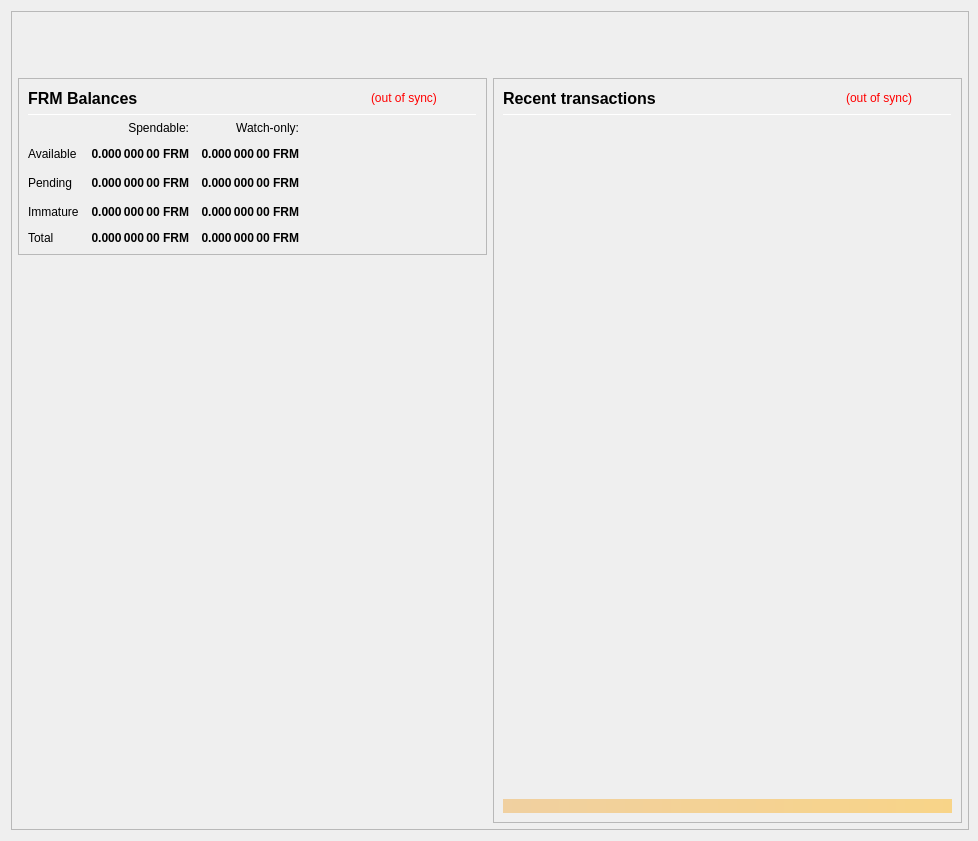
<?xml version="1.0" encoding="UTF-8"?>
<ui version="4.0">
 <class>OverviewPage</class>
 <widget class="QWidget" name="OverviewPage">
  <property name="geometry">
   <rect>
    <x>0</x>
    <y>0</y>
    <width>978</width>
    <height>841</height>
   </rect>
  </property>
  <property name="minimumSize">
   <size>
    <width>960</width>
    <height>682</height>
   </size>
  </property>
  <property name="font">
   <font>
    <weight>50</weight>
    <bold>false</bold>
   </font>
  </property>
  <property name="windowTitle">
   <string>Form</string>
  </property>
  <layout class="QVBoxLayout" name="topLayout" stretch="0">
   <property name="rightMargin">
    <number>9</number>
   </property>
   <item>
    <widget class="QFrame" name="frame_BG">
     <property name="minimumSize">
      <size>
       <width>850</width>
       <height>610</height>
      </size>
     </property>
     <property name="maximumSize">
      <size>
       <width>16777215</width>
       <height>16777215</height>
      </size>
     </property>
     <property name="frameShape">
      <enum>QFrame::StyledPanel</enum>
     </property>
     <property name="frameShadow">
      <enum>QFrame::Raised</enum>
     </property>
     <layout class="QVBoxLayout" name="verticalLayout_3" stretch="0">
      <property name="leftMargin">
       <number>0</number>
      </property>
      <property name="topMargin">
       <number>0</number>
      </property>
      <property name="rightMargin">
       <number>0</number>
      </property>
      <property name="bottomMargin">
       <number>6</number>
      </property>
      <item>
       <layout class="QVBoxLayout" name="verticalLayout_Master" stretch="0,1">
        <property name="leftMargin">
         <number>0</number>
        </property>
        <property name="topMargin">
         <number>0</number>
        </property>
        <property name="rightMargin">
         <number>0</number>
        </property>
        <property name="bottomMargin">
         <number>0</number>
        </property>
        <item>
         <widget class="QFrame" name="frame_Header">
          <layout class="QVBoxLayout" name="verticalLayout_Header" stretch="0">
           <property name="leftMargin">
            <number>0</number>
           </property>
           <property name="topMargin">
            <number>0</number>
           </property>
           <property name="rightMargin">
            <number>0</number>
           </property>
           <property name="bottomMargin">
            <number>0</number>
           </property>
           <item>
            <layout class="QHBoxLayout" name="horizontalLayout_Header" stretch="1,0">
             <property name="spacing">
              <number>6</number>
             </property>
             <item>
              <spacer name="horizontalSpacer_Header">
               <property name="orientation">
                <enum>Qt::Horizontal</enum>
               </property>
               <property name="sizeHint" stdset="0">
                <size>
                 <width>40</width>
                 <height>20</height>
                </size>
               </property>
              </spacer>
             </item>
             <item>
              <widget class="QLabel" name="labelOverviewHeaderRight">
               <property name="minimumSize">
                <size>
                 <width>464</width>
                 <height>60</height>
                </size>
               </property>
               <property name="maximumSize">
                <size>
                 <width>16777215</width>
                 <height>60</height>
                </size>
               </property>
               <property name="font">
                <font>
                 <pointsize>14</pointsize>
                </font>
               </property>
               <property name="text">
                <string/>
               </property>
               <property name="alignment">
                <set>Qt::AlignRight|Qt::AlignTrailing|Qt::AlignVCenter</set>
               </property>
              </widget>
             </item>
            </layout>
           </item>
          </layout>
         </widget>
        </item>
        <item>
         <widget class="QFrame" name="frame_Content">
          <layout class="QVBoxLayout" name="verticalLayout_Content">
           <property name="leftMargin">
            <number>6</number>
           </property>
           <property name="topMargin">
            <number>0</number>
           </property>
           <property name="rightMargin">
            <number>6</number>
           </property>
           <property name="bottomMargin">
            <number>0</number>
           </property>
           <item>
            <layout class="QHBoxLayout" name="horizontalLayout_Content" stretch="1,1">
             <property name="spacing">
              <number>6</number>
             </property>
             <item>
              <layout class="QVBoxLayout" name="verticalLayout_left" stretch="0,0">
               <item>
                <widget class="QFrame" name="frameBalances">
                 <property name="frameShape">
                  <enum>QFrame::StyledPanel</enum>
                 </property>
                 <property name="frameShadow">
                  <enum>QFrame::Raised</enum>
                 </property>
                 <layout class="QVBoxLayout" name="verticalLayout_4">
                  <item>
                   <layout class="QHBoxLayout" name="hlBalancesHeader" stretch="2,0,0">
                    <property name="spacing">
                     <number>6</number>
                    </property>
                    <item>
                     <widget class="QLabel" name="labelBalances">
                      <property name="minimumSize">
                       <size>
                        <width>0</width>
                        <height>0</height>
                       </size>
                      </property>
                      <property name="font">
                       <font>
                        <pointsize>12</pointsize>
                        <weight>75</weight>
                        <bold>true</bold>
                       </font>
                      </property>
                      <property name="text">
                       <string>FRM Balances</string>
                      </property>
                     </widget>
                    </item>
                    <item>
                     <widget class="QLabel" name="labelWalletStatus">
                      <property name="cursor">
                       <cursorShape>WhatsThisCursor</cursorShape>
                      </property>
                      <property name="toolTip">
                       <string>The displayed information may be out of date. Your wallet automatically synchronizes with the Feirm network after a connection is established, but this process has not completed yet.</string>
                      </property>
                      <property name="styleSheet">
                       <string notr="true">QLabel { color: red; }</string>
                      </property>
                      <property name="text">
                       <string notr="true">(out of sync)</string>
                      </property>
                      <property name="alignment">
                       <set>Qt::AlignLeading|Qt::AlignLeft|Qt::AlignVCenter</set>
                      </property>
                     </widget>
                    </item>
                    <item>
                     <spacer name="hsBalancesHeader">
                      <property name="orientation">
                       <enum>Qt::Horizontal</enum>
                      </property>
                      <property name="sizeHint" stdset="0">
                       <size>
                        <width>40</width>
                        <height>20</height>
                       </size>
                      </property>
                     </spacer>
                    </item>
                   </layout>
                  </item>
                  <item>
                   <widget class="Line" name="lineBalances">
                    <property name="minimumSize">
                     <size>
                      <width>0</width>
                      <height>1</height>
                     </size>
                    </property>
                    <property name="maximumSize">
                     <size>
                      <width>16777215</width>
                      <height>1</height>
                     </size>
                    </property>
                    <property name="orientation">
                     <enum>Qt::Horizontal</enum>
                    </property>
                   </widget>
                  </item>
                  <item>
                   <layout class="QGridLayout" name="gridLayout">
                    <property name="spacing">
                     <number>12</number>
                    </property>
                    <item row="2" column="2">
                     <widget class="QLabel" name="labelWatchPending">
                      <property name="font">
                       <font>
                        <weight>75</weight>
                        <bold>true</bold>
                       </font>
                      </property>
                      <property name="cursor">
                       <cursorShape>ArrowCursor</cursorShape>
                      </property>
                      <property name="toolTip">
                       <string>Unconfirmed transactions to watch-only addresses</string>
                      </property>
                      <property name="text">
                       <string notr="true">0.000 000 00 FRM</string>
                      </property>
                      <property name="alignment">
                       <set>Qt::AlignRight|Qt::AlignTrailing|Qt::AlignVCenter</set>
                      </property>
                      <property name="textInteractionFlags">
                       <set>Qt::NoTextInteraction</set>
                      </property>
                     </widget>
                    </item>
                    <item row="2" column="1">
                     <widget class="QLabel" name="labelUnconfirmed">
                      <property name="font">
                       <font>
                        <weight>75</weight>
                        <bold>true</bold>
                       </font>
                      </property>
                      <property name="cursor">
                       <cursorShape>ArrowCursor</cursorShape>
                      </property>
                      <property name="toolTip">
                       <string>Total of transactions that have yet to be confirmed, and do not yet count toward the spendable balance</string>
                      </property>
                      <property name="text">
                       <string notr="true">0.000 000 00 FRM</string>
                      </property>
                      <property name="alignment">
                       <set>Qt::AlignRight|Qt::AlignTrailing|Qt::AlignVCenter</set>
                      </property>
                      <property name="textInteractionFlags">
                       <set>Qt::NoTextInteraction</set>
                      </property>
                     </widget>
                    </item>
                    <item row="3" column="2">
                     <widget class="QLabel" name="labelWatchImmature">
                      <property name="font">
                       <font>
                        <weight>75</weight>
                        <bold>true</bold>
                       </font>
                      </property>
                      <property name="cursor">
                       <cursorShape>ArrowCursor</cursorShape>
                      </property>
                      <property name="toolTip">
                       <string>Staked or masternode rewards in watch-only addresses that has not yet matured</string>
                      </property>
                      <property name="text">
                       <string notr="true">0.000 000 00 FRM</string>
                      </property>
                      <property name="alignment">
                       <set>Qt::AlignRight|Qt::AlignTrailing|Qt::AlignVCenter</set>
                      </property>
                      <property name="textInteractionFlags">
                       <set>Qt::NoTextInteraction</set>
                      </property>
                     </widget>
                    </item>
                    <item row="4" column="0">
                     <widget class="QLabel" name="labelTotalText">
                      <property name="text">
                       <string>Total</string>
                      </property>
                      <property name="textInteractionFlags">
                       <set>Qt::NoTextInteraction</set>
                      </property>
                     </widget>
                    </item>
                    <item row="3" column="1">
                     <widget class="QLabel" name="labelImmature">
                      <property name="font">
                       <font>
                        <weight>75</weight>
                        <bold>true</bold>
                       </font>
                      </property>
                      <property name="cursor">
                       <cursorShape>ArrowCursor</cursorShape>
                      </property>
                      <property name="toolTip">
                       <string>Staked or masternode rewards that has not yet matured</string>
                      </property>
                      <property name="text">
                       <string notr="true">0.000 000 00 FRM</string>
                      </property>
                      <property name="alignment">
                       <set>Qt::AlignRight|Qt::AlignTrailing|Qt::AlignVCenter</set>
                      </property>
                      <property name="textInteractionFlags">
                       <set>Qt::NoTextInteraction</set>
                      </property>
                     </widget>
                    </item>
                    <item row="2" column="3">
                     <spacer name="hsBalances">
                      <property name="orientation">
                       <enum>Qt::Horizontal</enum>
                      </property>
                      <property name="sizeHint" stdset="0">
                       <size>
                        <width>40</width>
                        <height>20</height>
                       </size>
                      </property>
                     </spacer>
                    </item>
                    <item row="3" column="0">
                     <widget class="QLabel" name="labelImmatureText">
                      <property name="text">
                       <string>Immature</string>
                      </property>
                      <property name="textInteractionFlags">
                       <set>Qt::NoTextInteraction</set>
                      </property>
                     </widget>
                    </item>
                    <item row="4" column="1">
                     <widget class="QLabel" name="labelTotal">
                      <property name="font">
                       <font>
                        <weight>75</weight>
                        <bold>true</bold>
                       </font>
                      </property>
                      <property name="cursor">
                       <cursorShape>ArrowCursor</cursorShape>
                      </property>
                      <property name="toolTip">
                       <string>Your current total balance</string>
                      </property>
                      <property name="text">
                       <string notr="true">0.000 000 00 FRM</string>
                      </property>
                      <property name="alignment">
                       <set>Qt::AlignRight|Qt::AlignTrailing|Qt::AlignVCenter</set>
                      </property>
                      <property name="textInteractionFlags">
                       <set>Qt::NoTextInteraction</set>
                      </property>
                     </widget>
                    </item>
                    <item row="4" column="2">
                     <widget class="QLabel" name="labelWatchTotal">
                      <property name="font">
                       <font>
                        <weight>75</weight>
                        <bold>true</bold>
                       </font>
                      </property>
                      <property name="cursor">
                       <cursorShape>ArrowCursor</cursorShape>
                      </property>
                      <property name="toolTip">
                       <string>Current total balance in watch-only addresses</string>
                      </property>
                      <property name="text">
                       <string notr="true">0.000 000 00 FRM</string>
                      </property>
                      <property name="alignment">
                       <set>Qt::AlignRight|Qt::AlignTrailing|Qt::AlignVCenter</set>
                      </property>
                      <property name="textInteractionFlags">
                       <set>Qt::NoTextInteraction</set>
                      </property>
                     </widget>
                    </item>
                    <item row="0" column="2">
                     <widget class="QLabel" name="labelWatchonly">
                      <property name="text">
                       <string>Watch-only:</string>
                      </property>
                      <property name="alignment">
                       <set>Qt::AlignRight|Qt::AlignTrailing|Qt::AlignVCenter</set>
                      </property>
                     </widget>
                    </item>
                    <item row="1" column="0">
                     <widget class="QLabel" name="labelBalanceText">
                      <property name="text">
                       <string>Available</string>
                      </property>
                      <property name="textInteractionFlags">
                       <set>Qt::NoTextInteraction</set>
                      </property>
                     </widget>
                    </item>
                    <item row="1" column="1">
                     <widget class="QLabel" name="labelBalance">
                      <property name="font">
                       <font>
                        <weight>75</weight>
                        <bold>true</bold>
                       </font>
                      </property>
                      <property name="cursor">
                       <cursorShape>ArrowCursor</cursorShape>
                      </property>
                      <property name="toolTip">
                       <string>Your current spendable balance</string>
                      </property>
                      <property name="text">
                       <string notr="true">0.000 000 00 FRM</string>
                      </property>
                      <property name="alignment">
                       <set>Qt::AlignRight|Qt::AlignTrailing|Qt::AlignVCenter</set>
                      </property>
                      <property name="textInteractionFlags">
                       <set>Qt::NoTextInteraction</set>
                      </property>
                     </widget>
                    </item>
                    <item row="1" column="2">
                     <widget class="QLabel" name="labelWatchAvailable">
                      <property name="font">
                       <font>
                        <weight>75</weight>
                        <bold>true</bold>
                       </font>
                      </property>
                      <property name="cursor">
                       <cursorShape>ArrowCursor</cursorShape>
                      </property>
                      <property name="toolTip">
                       <string>Your current balance in watch-only addresses</string>
                      </property>
                      <property name="text">
                       <string notr="true">0.000 000 00 FRM</string>
                      </property>
                      <property name="alignment">
                       <set>Qt::AlignRight|Qt::AlignTrailing|Qt::AlignVCenter</set>
                      </property>
                      <property name="textInteractionFlags">
                       <set>Qt::NoTextInteraction</set>
                      </property>
                     </widget>
                    </item>
                    <item row="2" column="0">
                     <widget class="QLabel" name="labelPendingText">
                      <property name="text">
                       <string>Pending</string>
                      </property>
                      <property name="textInteractionFlags">
                       <set>Qt::NoTextInteraction</set>
                      </property>
                     </widget>
                    </item>
                    <item row="0" column="1">
                     <widget class="QLabel" name="labelSpendable">
                      <property name="text">
                       <string>Spendable:</string>
                      </property>
                      <property name="alignment">
                       <set>Qt::AlignRight|Qt::AlignTrailing|Qt::AlignVCenter</set>
                      </property>
                     </widget>
                    </item>
                   </layout>
                  </item>
                 </layout>
                </widget>
               </item>
               <item>
                <spacer name="verticalSpacer">
                 <property name="orientation">
                  <enum>Qt::Vertical</enum>
                 </property>
                 <property name="sizeHint" stdset="0">
                  <size>
                   <width>20</width>
                   <height>40</height>
                  </size>
                 </property>
                </spacer>
               </item>
              </layout>
             </item>
             <item>
              <layout class="QVBoxLayout" name="verticalLayout_right" stretch="1">
               <item>
                <widget class="QFrame" name="frame_RecentTransactions">
                 <property name="minimumSize">
                  <size>
                   <width>0</width>
                   <height>0</height>
                  </size>
                 </property>
                 <property name="frameShape">
                  <enum>QFrame::StyledPanel</enum>
                 </property>
                 <property name="frameShadow">
                  <enum>QFrame::Raised</enum>
                 </property>
                 <layout class="QVBoxLayout" name="verticalLayout_1" stretch="0,0,0,0,0">
                  <item>
                   <layout class="QHBoxLayout" name="horizontalLayout_2" stretch="2,0,0">
                    <property name="spacing">
                     <number>3</number>
                    </property>
                    <item>
                     <widget class="QLabel" name="label_4">
                      <property name="minimumSize">
                       <size>
                        <width>0</width>
                        <height>20</height>
                       </size>
                      </property>
                      <property name="font">
                       <font>
                        <pointsize>12</pointsize>
                        <weight>75</weight>
                        <bold>true</bold>
                       </font>
                      </property>
                      <property name="text">
                       <string>Recent transactions</string>
                      </property>
                     </widget>
                    </item>
                    <item>
                     <widget class="QLabel" name="labelTransactionsStatus">
                      <property name="cursor">
                       <cursorShape>WhatsThisCursor</cursorShape>
                      </property>
                      <property name="toolTip">
                       <string>The displayed information may be out of date. Your wallet automatically synchronizes with the Feirm network after a connection is established, but this process has not completed yet.</string>
                      </property>
                      <property name="styleSheet">
                       <string notr="true">QLabel { color: red; }</string>
                      </property>
                      <property name="text">
                       <string notr="true">(out of sync)</string>
                      </property>
                      <property name="alignment">
                       <set>Qt::AlignRight|Qt::AlignTrailing|Qt::AlignVCenter</set>
                      </property>
                     </widget>
                    </item>
                    <item>
                     <spacer name="horizontalSpacer">
                      <property name="orientation">
                       <enum>Qt::Horizontal</enum>
                      </property>
                      <property name="sizeHint" stdset="0">
                       <size>
                        <width>40</width>
                        <height>20</height>
                       </size>
                      </property>
                     </spacer>
                    </item>
                   </layout>
                  </item>
                  <item>
                   <widget class="Line" name="line">
                    <property name="minimumSize">
                     <size>
                      <width>0</width>
                      <height>1</height>
                     </size>
                    </property>
                    <property name="maximumSize">
                     <size>
                      <width>16777215</width>
                      <height>1</height>
                     </size>
                    </property>
                    <property name="orientation">
                     <enum>Qt::Horizontal</enum>
                    </property>
                   </widget>
                  </item>
                  <item>
                   <widget class="QListView" name="listTransactions">
                    <property name="minimumSize">
                     <size>
                      <width>0</width>
                      <height>0</height>
                     </size>
                    </property>
                    <property name="styleSheet">
                     <string notr="true">QListView { background: transparent; }</string>
                    </property>
                    <property name="frameShape">
                     <enum>QFrame::NoFrame</enum>
                    </property>
                    <property name="verticalScrollBarPolicy">
                     <enum>Qt::ScrollBarAlwaysOff</enum>
                    </property>
                    <property name="horizontalScrollBarPolicy">
                     <enum>Qt::ScrollBarAlwaysOff</enum>
                    </property>
                    <property name="selectionMode">
                     <enum>QAbstractItemView::NoSelection</enum>
                    </property>
                   </widget>
                  </item>
                  <item>
                   <spacer name="verticalSpacer_2">
                    <property name="orientation">
                     <enum>Qt::Vertical</enum>
                    </property>
                    <property name="sizeType">
                     <enum>QSizePolicy::Expanding</enum>
                    </property>
                    <property name="sizeHint" stdset="0">
                     <size>
                      <width>20</width>
                      <height>40</height>
                     </size>
                    </property>
                   </spacer>
                  </item>
                  <item>
                   <widget class="QLabel" name="labelAlerts">
                    <property name="maximumSize">
                     <size>
                      <width>16777215</width>
                      <height>16777215</height>
                     </size>
                    </property>
                    <property name="styleSheet">
                     <string notr="true">background-color: qlineargradient(x1: 0, y1: 0, x2: 1, y2: 0, stop:0 #F0D0A0, stop:1 #F8D488); color:#000000;</string>
                    </property>
                    <property name="text">
                     <string/>
                    </property>
                    <property name="wordWrap">
                     <bool>true</bool>
                    </property>
                    <property name="margin">
                     <number>3</number>
                    </property>
                   </widget>
                  </item>
                 </layout>
                </widget>
               </item>
              </layout>
             </item>
            </layout>
           </item>
          </layout>
         </widget>
        </item>
       </layout>
      </item>
     </layout>
    </widget>
   </item>
  </layout>
 </widget>
 <resources/>
 <connections/>
</ui>
